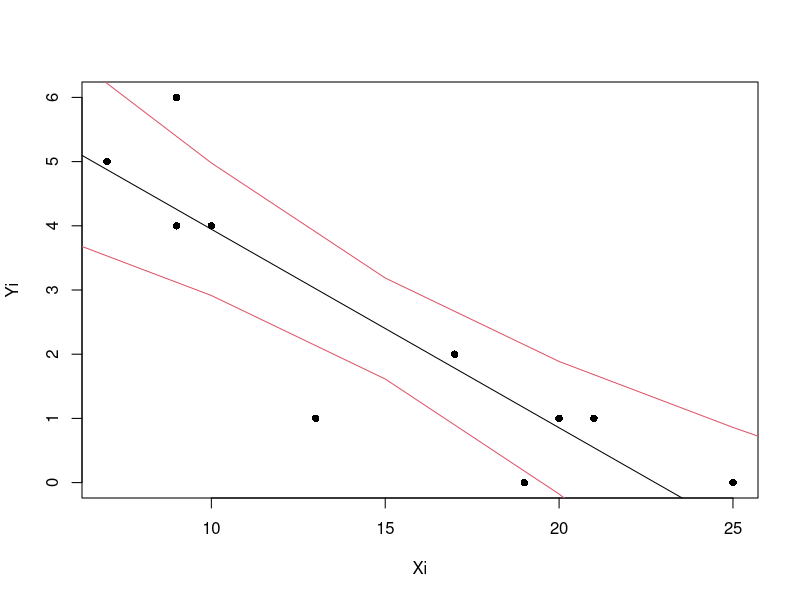

Write R code to recreate this figure.
setwd("D://PPThongKeData")

Xi<-c(7,9,9,10,13,17,19,20,21,25)
Yi=c(5,4,6,4,1,2,0,1,1,0)
###Q1
droite4<-lm(Yi~Xi)
coef(droite4)
###Q2
predict(droite4,interval = "confidence", level = 0.99)

###Q3
#E(Yi|X=10)
predict(droite4, list(Xi=10))
#Var(Yi|X=10)

###Q4
sum_Yi = sum(Yi)
sum_Y_chapeau = sum(fitted(droite4))


###Q5
EX4<-data.frame(Xi,Yi)
t.test(EX4)

###Q6

reg <- lm(Yi ~ Xi)
new <- data.frame(Xi = seq(0, 30, 5))
pred.w.clim <- predict(reg, new, interval="confidence", level = 0.95)

resc <- cbind(pred.w.clim, new)
plot(Yi ~ Xi, pch=16)

lines(resc$fit ~ resc$X)
lines(resc$lwr ~ resc$X, col=2)
lines(resc$upr ~ resc$X, col=2)

